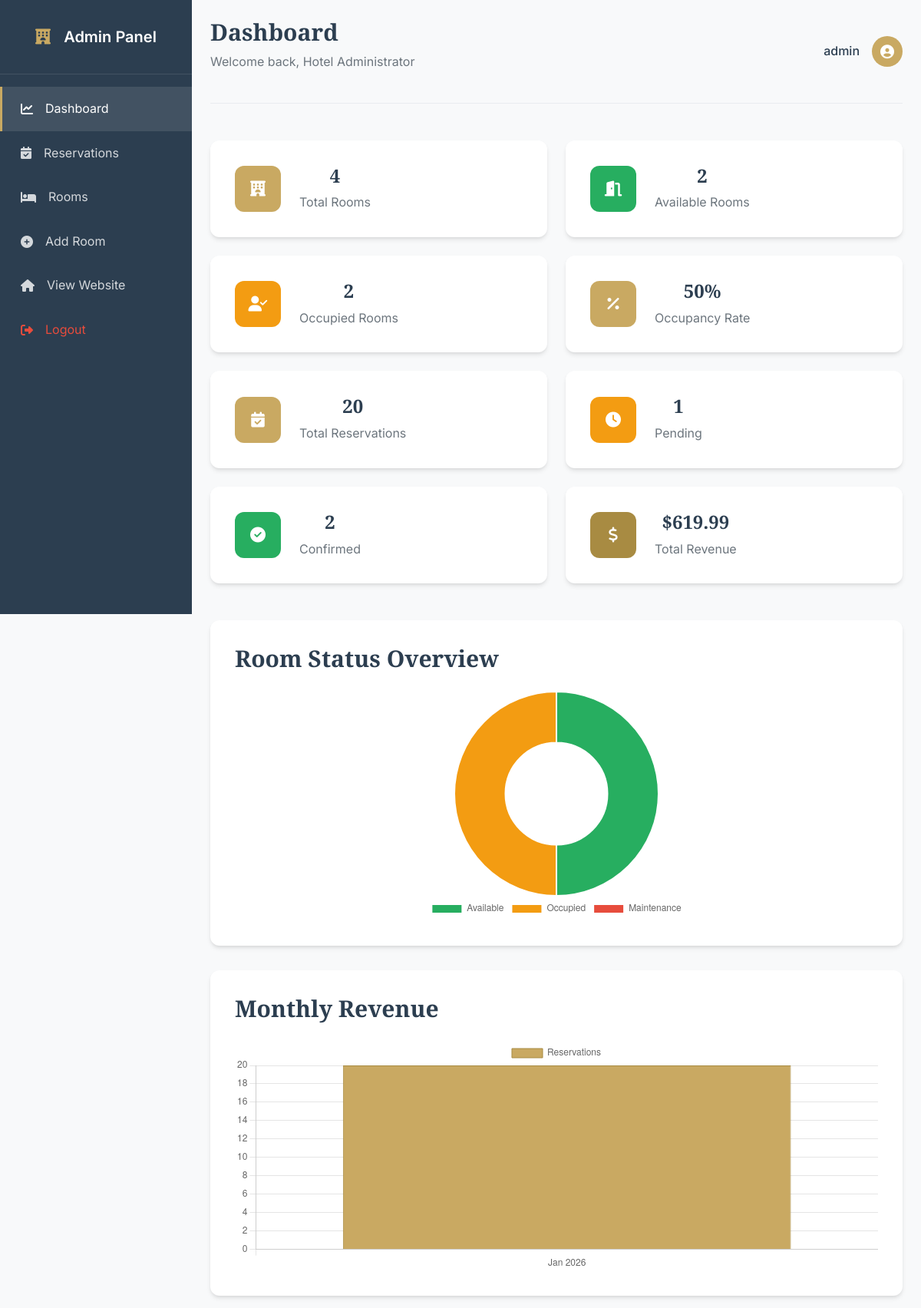
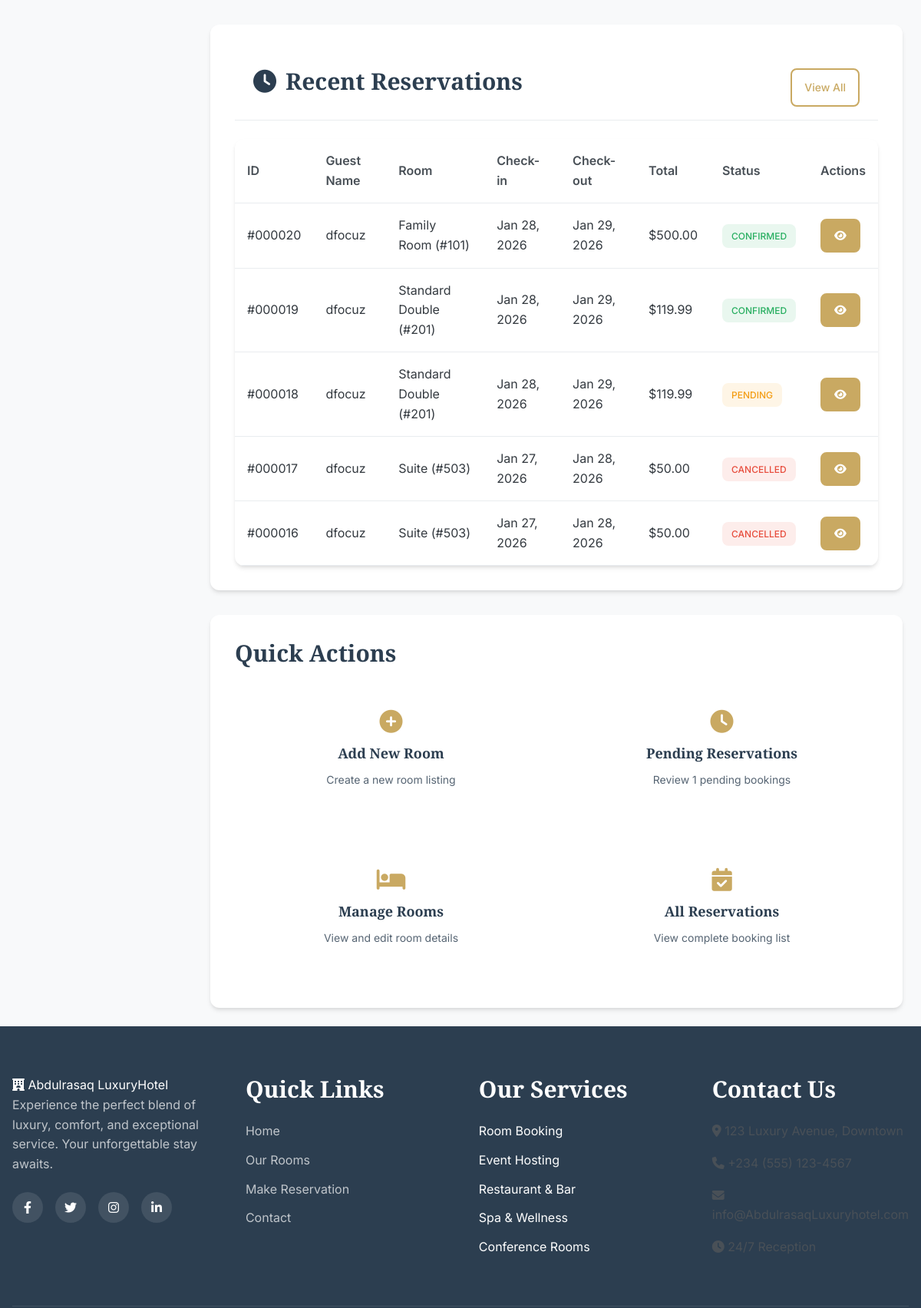
Screenshot of /dashboard.php (signed in, upper part) with the database file from the repository (2 pictures, top to bottom).
### tables this page shows
CREATE TABLE `reservations` (
  `id` int(11) NOT NULL,
  `guest_name` varchar(100) NOT NULL,
  `email` varchar(100) NOT NULL,
  `phone` varchar(20) NOT NULL,
  `room_id` int(11) NOT NULL,
  `check_in` date NOT NULL,
  `check_out` date NOT NULL,
  `total_price` decimal(10,2) NOT NULL,
  `status` enum('pending','confirmed','cancelled','completed') DEFAULT 'pending',
  `special_requests` text DEFAULT NULL,
  `created_at` timestamp NOT NULL DEFAULT current_timestamp(),
  `updated_at` timestamp NOT NULL DEFAULT current_timestamp() ON UPDATE current_timestamp()
);

CREATE TABLE `rooms` (
  `id` int(11) NOT NULL,
  `room_number` varchar(10) NOT NULL,
  `type` varchar(50) NOT NULL,
  `price` decimal(10,2) NOT NULL,
  `description` text DEFAULT NULL,
  `image` varchar(255) DEFAULT NULL,
  `status` enum('available','occupied','maintenance') DEFAULT 'available',
  `max_guests` int(11) DEFAULT 2,
  `created_at` timestamp NOT NULL DEFAULT current_timestamp(),
  `updated_at` timestamp NOT NULL DEFAULT current_timestamp() ON UPDATE current_timestamp()
);

### dashboard.php (the view, shortened to what the rows shown need)
<?php
require_once __DIR__ . '/../includes/db_connect.php';
require_once __DIR__ . '/../includes/auth.php';
$admin = getAdminDetails($pdo, $_SESSION['admin_id']);
try {
    $stats = [];
    $stmt = $pdo->query("SELECT COUNT(*) AS count FROM rooms");
    $stats['total_rooms'] = $stmt->fetch(PDO::FETCH_ASSOC)['count'];
    $stmt = $pdo->query("SELECT COUNT(*) AS count FROM rooms WHERE status = 'available'");
    $stats['available_rooms'] = $stmt->fetch(PDO::FETCH_ASSOC)['count'];
    $stmt = $pdo->query("
        SELECT COUNT(DISTINCT room_id) AS count
        FROM reservations
        WHERE status = 'confirmed'
        AND check_in <= CURDATE()
        AND check_out > CURDATE()
    ");
    $stats['occupied_rooms'] = $stmt->fetch(PDO::FETCH_ASSOC)['count'];
    $stmt = $pdo->query("SELECT COUNT(*) AS count FROM reservations");
    $stats['total_reservations'] = $stmt->fetch(PDO::FETCH_ASSOC)['count'];
    $stmt = $pdo->query("SELECT COUNT(*) AS count FROM reservations WHERE status = 'pending'");
    $stats['pending_reservations'] = $stmt->fetch(PDO::FETCH_ASSOC)['count'];
    $stmt = $pdo->query("SELECT COUNT(*) AS count FROM reservations WHERE status = 'confirmed'");
    $stats['confirmed_reservations'] = $stmt->fetch(PDO::FETCH_ASSOC)['count'];
    $stmt = $pdo->query("SELECT COUNT(*) AS count FROM reservations WHERE status = 'cancelled'");
    $stats['cancelled_reservations'] = $stmt->fetch(PDO::FETCH_ASSOC)['count'];
    $stmt = $pdo->query("
        SELECT SUM(total_price) AS total
        FROM reservations
        WHERE status IN ('confirmed', 'completed')
    ");
    $stats['total_revenue'] = $stmt->fetch(PDO::FETCH_ASSOC)['total'] ?? 0;
    $stmt = $pdo->query("
        SELECT COUNT(*) AS count
        FROM reservations
        WHERE check_in = CURDATE()
        AND status IN ('confirmed', 'pending')
    ");
    $stats['today_checkins'] = $stmt->fetch(PDO::FETCH_ASSOC)['count'];
    $stmt = $pdo->query("
        SELECT COUNT(*) AS count
        FROM reservations
        WHERE check_out = CURDATE()
        AND status IN ('confirmed', 'completed')
    ");
    $stats['today_checkouts'] = $stmt->fetch(PDO::FETCH_ASSOC)['count'];
    $stmt = $pdo->query("
        SELECT r.*, rm.type, rm.room_number
        FROM reservations r
        JOIN rooms rm ON r.room_id = rm.id
        ORDER BY r.created_at DESC
        LIMIT 5
    ");
    $recentReservations = $stmt->fetchAll(PDO::FETCH_ASSOC);
    $stmt = $pdo->query("
        SELECT
            DATE_FORMAT(created_at, '%Y-%m') AS month,
            COUNT(*) AS count,
            SUM(total_price) AS revenue
        FROM reservations
        WHERE created_at >= DATE_SUB(CURDATE(), INTERVAL 6 MONTH)
        GROUP BY DATE_FORMAT(created_at, '%Y-%m')
        ORDER BY month DESC
    ");
    $monthlyStats = $stmt->fetchAll(PDO::FETCH_ASSOC);
} catch (PDOException $e) {
    error_log('Dashboard error: ' . $e->getMessage());
    $stats = [
        'total_rooms' => 0,
        'available_rooms' => 0,
        'occupied_rooms' => 0,
        'total_reservations' => 0,
        'pending_reservations' => 0,
        'confirmed_reservations' => 0,
        'cancelled_reservations' => 0,
        'total_revenue' => 0,
        'today_checkins' => 0,
        'today_checkouts' => 0
    ];
    $recentReservations = [];
    $roomTypeDistribution = [];
    $monthlyStats = [];
}
?>
<?php include __DIR__ . '/../includes/header.php'; ?>
<div class="admin-wrapper">
    <main class="admin-main">
        <header class="admin-header">
            <div class="header-left">
                <h1>Dashboard</h1>
                <p>Welcome back, <?php echo htmlspecialchars($admin['full_name'] ?? $admin['username']); ?></p>
            </div>
            <div class="header-right">
                <div class="admin-info">
                    <span class="admin-name"><?php echo htmlspecialchars($admin['username']); ?></span>
                    <div class="admin-avatar">
                        <i class="fas fa-user-circle"></i>
                    </div>
                </div>
            </div>
        </header>
        <div class="recent-reservations" data-aos="fade-up" data-aos-delay="600">
            <?php if (!empty($recentReservations)): ?>
            <div class="table-responsive">
                <table class="admin-table">
                    <thead>
                        <tr>
                            <th>ID</th>
                            <th>Guest Name</th>
                            <th>Room</th>
                            <th>Check-in</th>
                            <th>Check-out</th>
                            <th>Total</th>
                            <th>Status</th>
                            <th>Actions</th>
                        </tr>
                    </thead>
                    <tbody>
                        <?php foreach ($recentReservations as $reservation): ?>
                        <tr>
                            <td>#<?php echo str_pad($reservation['id'], 6, '0', STR_PAD_LEFT); ?></td>
                            <td><?php echo htmlspecialchars($reservation['guest_name']); ?></td>
                            <td><?php echo htmlspecialchars($reservation['type']); ?> (#<?php echo htmlspecialchars($reservation['room_number']); ?>)</td>
                            <td><?php echo date('M j, Y', strtotime($reservation['check_in'])); ?></td>
                            <td><?php echo date('M j, Y', strtotime($reservation['check_out'])); ?></td>
                            <td>$<?php echo number_format($reservation['total_price'], 2); ?></td>
                            <td>
                                <span class="status-badge status-<?php echo $reservation['status']; ?>">
                                    <?php echo ucfirst($reservation['status']); ?>
                                </span>
                            </td>
                            <td>
                                <a href="bookings.php?view=<?php echo $reservation['id']; ?>" class="btn btn-sm btn-primary">
                                    <i class="fas fa-eye"></i>
                                </a>
                            </td>
                        </tr>
                        <?php endforeach; ?>
                    </tbody>
                </table>
            </div>
            <?php endif; ?>
        </div>
    </main>
</div>
    <script>
        // Occupancy Chart
        const occupancyCtx = document.getElementById('occupancyChart').getContext('2d');
        new Chart(occupancyCtx, {
            type: 'doughnut',
            data: {
                labels: ['Available', 'Occupied', 'Maintenance'],
                datasets: [{
                    data: [
                        <?php echo $stats['available_rooms']; ?>,
                        <?php echo $stats['occupied_rooms']; ?>,
                        <?php echo $stats['total_rooms'] - $stats['available_rooms'] - $stats['occupied_rooms']; ?>
                    ],
                    backgroundColor: [
                        '#27ae60',
                        '#f39c12',
                        '#e74c3c'
                    ]
                }]
            },
            options: {
                responsive: true,
                maintainAspectRatio: false,
                plugins: {
                    legend: {
                        position: 'bottom'
                    }
                }
            }
        });
        // Revenue Chart (if data exists)
        <?php if (!empty($monthlyStats)): ?>
        const revenueCtx = document.getElementById('revenueChart').getContext('2d');
        new Chart(revenueCtx, {
            type: 'bar',
            data: {
                labels: [<?php foreach (array_reverse($monthlyStats) as $stat) echo '"' . date('M Y', strtotime($stat['month'])) . '",'; ?>],
                datasets: [{
                    label: 'Reservations',
                    data: [<?php foreach (array_reverse($monthlyStats) as $stat) echo $stat['count'] . ','; ?>],
                    backgroundColor: '#c9a962',
                    borderColor: '#a88b42',
                    borderWidth: 1
                }]
            },
            options: {
                responsive: true,
                maintainAspectRatio: false,
                scales: {
                    y: {
                        beginAtZero: true
                    }
                }
            }
        });
        <?php else: ?>
        document.getElementById('revenueChart').parentNode.innerHTML = '<p class="text-center text-muted">No data available</p>';
        <?php endif; ?>
    </script>
<?php include __DIR__ . '/../includes/footer.php'; ?>

### rows the page displays
reservations: id "000020", guest_name "dfocuz", room.type "Family Room", room.room_number "101", check_in "Jan 28, 2026", check_out "Jan 29, 2026", total_price "500.00", status "CONFIRMED"
reservations: id "000019", guest_name "dfocuz", room.type "Standard Double", room.room_number "201", check_in "Jan 28, 2026", check_out "Jan 29, 2026", total_price "119.99", status "CONFIRMED"
reservations: id "000018", guest_name "dfocuz", room.type "Standard Double", room.room_number "201", check_in "Jan 28, 2026", check_out "Jan 29, 2026", total_price "119.99", status "PENDING"
reservations: id "000017", guest_name "dfocuz", room.type "Suite", room.room_number "503", check_in "Jan 27, 2026", check_out "Jan 28, 2026", total_price "50.00", status "CANCELLED"
reservations: id "000016", guest_name "dfocuz", room.type "Suite", room.room_number "503", check_in "Jan 27, 2026", check_out "Jan 28, 2026", total_price "50.00", status "CANCELLED"

### other values shown
$admin['full_name'] "Hotel Administrator"
$admin['username'] "admin"
$stats['total_rooms'] "4"
$stats['available_rooms'] "2"
$stats['occupied_rooms'] "2"
$occupancyRate "50"
$stats['total_reservations'] "20"
$stats['pending_reservations'] "1"
$stats['confirmed_reservations'] "2"
$stats['total_revenue'] "619.99"
chart data {{ $stats['available_rooms'] }} 2
chart data {{ $stats['occupied_rooms'] }} 2
